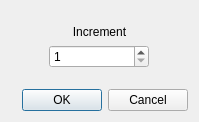
<?xml version="1.0" encoding="UTF-8"?>
<ui version="4.0">
 <class>Dialog</class>
 <widget class="QDialog" name="Dialog">
  <property name="geometry">
   <rect>
    <x>0</x>
    <y>0</y>
    <width>199</width>
    <height>122</height>
   </rect>
  </property>
  <property name="windowTitle">
   <string>Dialog</string>
  </property>
  <layout class="QVBoxLayout" name="verticalLayout">
   <item>
    <spacer name="verticalSpacer_2">
     <property name="orientation">
      <enum>Qt::Vertical</enum>
     </property>
     <property name="sizeHint" stdset="0">
      <size>
       <width>20</width>
       <height>40</height>
      </size>
     </property>
    </spacer>
   </item>
   <item>
    <widget class="QLabel" name="label">
     <property name="text">
      <string>Increment</string>
     </property>
     <property name="alignment">
      <set>Qt::AlignCenter</set>
     </property>
    </widget>
   </item>
   <item alignment="Qt::AlignHCenter">
    <widget class="QSpinBox" name="spinBox">
     <property name="minimumSize">
      <size>
       <width>100</width>
       <height>0</height>
      </size>
     </property>
     <property name="maximumSize">
      <size>
       <width>200</width>
       <height>16777215</height>
      </size>
     </property>
     <property name="minimum">
      <number>1</number>
     </property>
     <property name="maximum">
      <number>100</number>
     </property>
     <property name="value">
      <number>1</number>
     </property>
    </widget>
   </item>
   <item>
    <spacer name="verticalSpacer">
     <property name="orientation">
      <enum>Qt::Vertical</enum>
     </property>
     <property name="sizeHint" stdset="0">
      <size>
       <width>20</width>
       <height>40</height>
      </size>
     </property>
    </spacer>
   </item>
   <item>
    <widget class="QDialogButtonBox" name="buttonBox">
     <property name="orientation">
      <enum>Qt::Horizontal</enum>
     </property>
     <property name="standardButtons">
      <set>QDialogButtonBox::Cancel|QDialogButtonBox::Ok</set>
     </property>
    </widget>
   </item>
  </layout>
 </widget>
 <resources/>
 <connections>
  <connection>
   <sender>buttonBox</sender>
   <signal>accepted()</signal>
   <receiver>Dialog</receiver>
   <slot>accept()</slot>
   <hints>
    <hint type="sourcelabel">
     <x>248</x>
     <y>254</y>
    </hint>
    <hint type="destinationlabel">
     <x>157</x>
     <y>274</y>
    </hint>
   </hints>
  </connection>
  <connection>
   <sender>buttonBox</sender>
   <signal>rejected()</signal>
   <receiver>Dialog</receiver>
   <slot>reject()</slot>
   <hints>
    <hint type="sourcelabel">
     <x>316</x>
     <y>260</y>
    </hint>
    <hint type="destinationlabel">
     <x>286</x>
     <y>274</y>
    </hint>
   </hints>
  </connection>
 </connections>
</ui>
